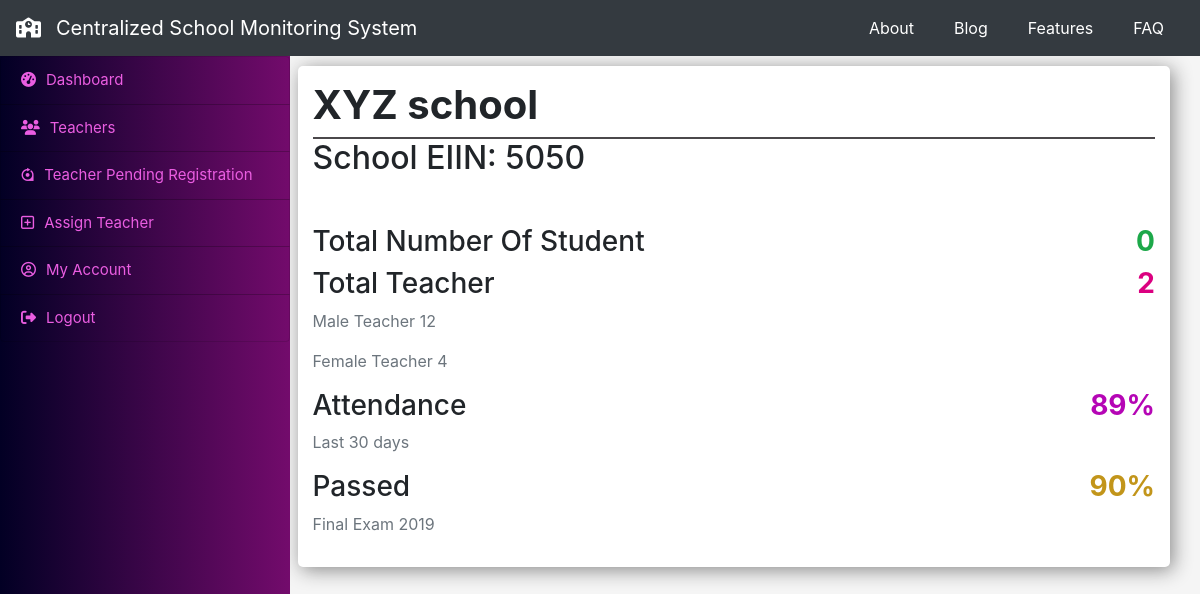
/headmaster/ (signed in), run on the app's committed database.
### school/models.py (models this page shows, shortened)
class schoolInfo(models.Model):
    school_select = [
        ('Government Laboratory High School', 'Government Laboratory High School'),
        ('Viqarunnisa Noon School', 'Viqarunnisa Noon School'),
        ('Rifles Public School and College', 'Rifles Public School and College'),
        ('Dhaka Residential Model School and College',
         'Dhaka Residential Model School and College'),
        ('Rajuk Uttara Model School & College',
         'Rajuk Uttara Model School & College'),
        ('Dhanmondi Government Boys’ High School',
         'Dhanmondi Government Boys’ High School'),
        ('Saint Joseph Higher Secondary School',
         'Saint Joseph Higher Secondary School'),
        ('St. Gregory’s High School', 'St. Gregory’s High School'),
        ('Motijheel Government Boys High school',
         'Motijheel Government Boys High school'),
        ('Mirpur Govt. High School', 'Mirpur Govt. High School'),
        ('Django', 'Django')
    ]
    SchoolEIIN = models.CharField(
        primary_key=True, max_length=25, blank=False, null=False)
    schoolName = models.CharField(max_length=100, blank=False, null=False)
    schoolAddress = models.CharField(max_length=100, blank=False, null=False)
    totalStudent = models.IntegerField(blank=False, null=False)
    totalTeacher = models.IntegerField(blank=False, null=False)
    attendance_percentage = models.IntegerField(
        blank=False, null=False, default=1)
    pass_percentage = models.IntegerField(blank=False, null=False, default=1)

### headmaster/views.py (the view)
# urls.py: path('', views.dashboard, name='dashboard'),
def dashboard(request):
    if request.session.has_key('headmaster_eid'):
        hob = headmasterSession(request)
        obj = schoolInfo.objects.get(SchoolEIIN=hob.sch_eiin)
        total_student = student_account.objects.filter(
            SchoolEIIN=hob.sch_eiin).count()
        total_teacher = teacher_account.objects.filter(
            sch_eiin=hob.sch_eiin).count()
        context = {'school': obj, 'total_student': total_student,
                   'total_teacher': total_teacher}
        return render(request, 'headmaster/dashboard.html', context)
    else:
        return redirect('userlogin')

### headmaster/views.py (called while the page is built)
def headmasterSession(request):
    return headmaster_account.objects.get(
        h_empid=request.session.get('headmaster_eid'))

### headmaster/templates/headmaster/dashboard.html
{% extends 'headmaster/h_base.html' %}
{% block content %}
<div class="school_wrap">
    <div class="school_name mb-5">
        <h1 style="font-weight:bold">{{school.schoolName}}</h1>
        <div style="padding: 1px;background:#4b484b"></div>
        <h2>School EIIN: {{school.SchoolEIIN}}</h2>
    </div>
    <div class="total_student">
        <div class="row">
            <div class="col">
                <h3 class="float-left">Total Number Of Student</h3>
                <span class="float-right">
                    <h3 style="color: #1ca849;font-weight:bold">{{total_student}}</h3>
                </span>
            </div>
        </div>
    </div>
    <div class="total_teacher">
        <div class="row">
            <div class="col">
                <h3 class="float-left">Total Teacher</h3>
                <span class="float-right">
                    <h3 style="color: #db0080;font-weight:bold">{{total_teacher}}</h3>
                </span>
            </div>
        </div>
        <div class="row">
            <div class="col">
                <p class="text-secondary">Male Teacher 12</p>
                <p class="text-secondary">Female Teacher 4</p>
            </div>
        </div>
    </div>
    <div class="attendance">
        <div class="row">
            <div class="col">
                <div class="attdays float-left">
                    <h3 class="">Attendance</h3>
                    <p class="text-secondary">Last 30 days</p>
                </div>
                <span class="float-right">
                    <h3 style="color: #b505b5;font-weight:bold">
                        {{school.attendance_percentage}}%</h3>
                </span>
            </div>
        </div>
    </div>
    <div class="attendance">
        <div class="row">
            <div class="col">
                <div class="attdays float-left">
                    <h3 class="">Passed</h3>
                    <p class="text-secondary">Final Exam 2019</p>
                </div>
                <span class="float-right">
                    <h3 style="color: #c2951a;font-weight:bold">
                        {{school.pass_percentage}}%</h3>
                </span>
            </div>
        </div>
    </div>
</div>
{% endblock content %}

### static/styles/app.css (style rules this page uses)
body { background-color: whitesmoke; @import url("https://fonts.googleapis.com/css?family=Raleway&display=swap"); @import url("https://fonts.googleapis.com/css?family=Roboto&display=swap"); }
.school_wrap { padding: 15px; background: white; border-radius: 5px; box-shadow: 3px 3px 19px #888; }

### data on the page
schoolInfo: schoolName "XYZ school", SchoolEIIN "5050", attendance_percentage "89", pass_percentage "90"

### other printed values
{{ total_student }} "0"
{{ total_teacher }} "2"
